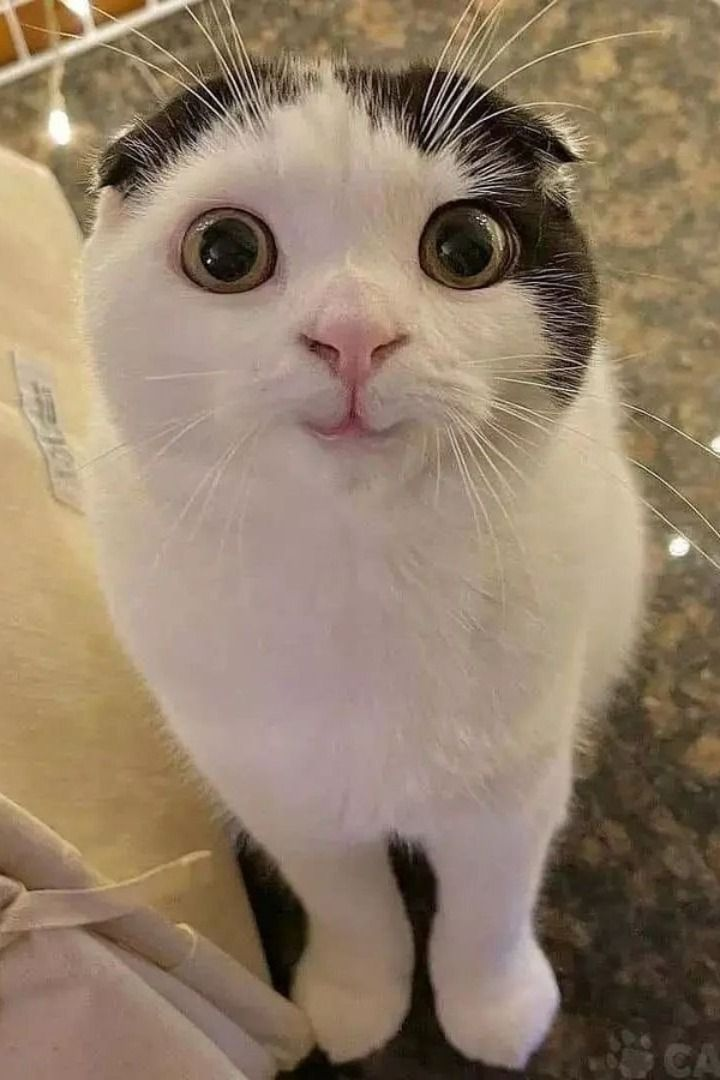
#> input picture Module1/image_cat.jpeg, 720 x 1080 px, given in place of the camera
$ jupyter execute --allow-errors Module1.ipynb
#> lines starting #> are read from the running program, lines starting #| are printed output that depends on the picture; after the words box and inside, x2 and y2 are one past the last pixel; in counts of white or black regions, pixels touching at a corner belong together
[cell 1]
import cv2 as cv
import numpy as np
import matplotlib.pyplot as plt

[cell 2]
img_path = 'photo.jpg'
img = cv.imread(img_path)

[cell 3]
cv.imshow('Image', img)

[cell 4]
def show(img, title="Image"):
    img_rgb = cv.cvtColor(img, cv.COLOR_BGR2RGB) #Matplotlib uses RGB format
    plt.imshow(img_rgb)
    plt.title(title)
    plt.axis("off")

#> (a cell that did not finish here is left out)

[cell 6]
gray = cv.imread("photo.jpg", cv.IMREAD_GRAYSCALE)
#> (the rest of this cell did not finish here and is left out)

[cell 7]
cv.imwrite('output.jpg', gray)
#> Out = True

[cell 8]
print(img)
#| None

[cell 9]
cap = cv.VideoCapture(0)  # 0 = default webcam

while True:
    ret, frame = cap.read()
#> frame is the input picture: shape (1080, 720, 3); mean B, G, R 105.5, 126.8, 146.5
    if not ret:
        break

    cv.imshow("Webcam", frame)

    if cv.waitKey(1) & 0xFF == ord('q'):
#> (key q is pressed here)
        break

cap.release()
cv.destroyAllWindows()

[cell 10]
fourcc = cv.VideoWriter_fourcc(*'XVID')
out = cv.VideoWriter(
    'output.avi',
    fourcc,
    20.0,
    (640, 480)
)

cap = cv.VideoCapture(0)

while True:
    ret, frame = cap.read()
    if not ret:
        break

    out.write(frame)
    cv.imshow("Recording", frame)

    if cv.waitKey(1) & 0xFF == ord('q'):
#> (key q is pressed here)
        break

cap.release()
out.release()
cv.destroyAllWindows()

[cell 11]
img1 = cv.imread("photo.jpg")
img2 = cv.imread("photo1.jpg")

#> (the rest of this cell did not finish here and is left out)

[cell 12]
sub = cv.subtract(img1, img2)
#> (the rest of this cell did not finish here and is left out)


[cell 13]
#blend = cv2.addWeighted(img1, 0.7, img2, 0.3, 0)
#show(blend, "Blended Image")

[cell 14]
and_img = cv.bitwise_and(img1, img2)
#> (the rest of this cell did not finish here and is left out)


[cell 15]
or_img = cv.bitwise_or(img1, img2)
#> (the rest of this cell did not finish here and is left out)


[cell 16]
xor_img = cv.bitwise_xor(img1, img2)
#> (the rest of this cell did not finish here and is left out)


[cell 17]
not_img = cv.bitwise_not(img)
#> (the rest of this cell did not finish here and is left out)

[cell 18]
canvas1 = np.zeros((300, 300), dtype="uint8")
canvas2 = np.zeros((300, 300), dtype="uint8")

cv.rectangle(canvas1, (50, 50), (250, 250), 255, -1)
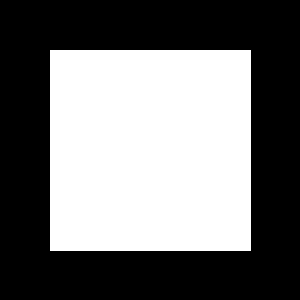
#> canvas1: shape (300, 300); 44.9% white; 1 white region, box (x1, y1, x2, y2) and area: (50, 50, 251, 251) 40401
cv.circle(canvas2, (150, 150), 100, 255, -1)
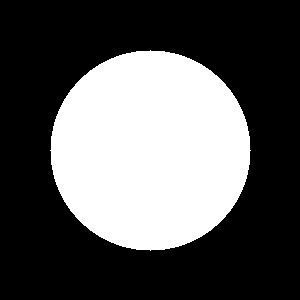
#> canvas2: shape (300, 300); 34.9% white; 1 white region, box (x1, y1, x2, y2) and area: (50, 50, 251, 251) 31417

and_img = cv.bitwise_and(canvas1, canvas2)
or_img  = cv.bitwise_or(canvas1, canvas2)
xor_img = cv.bitwise_xor(canvas1, canvas2)
not_img = cv.bitwise_not(canvas1)

plt.figure(figsize=(10,8))

plt.subplot(2,3,1); plt.imshow(canvas1, cmap='gray'); plt.title("Rectangle")
plt.subplot(2,3,2); plt.imshow(canvas2, cmap='gray'); plt.title("Circle")
plt.subplot(2,3,3); plt.imshow(and_img, cmap='gray'); plt.title("AND")
plt.subplot(2,3,4); plt.imshow(or_img, cmap='gray'); plt.title("OR")
plt.subplot(2,3,5); plt.imshow(xor_img, cmap='gray'); plt.title("XOR")
plt.subplot(2,3,6); plt.imshow(not_img, cmap='gray'); plt.title("NOT")

plt.axis("off")
plt.show()
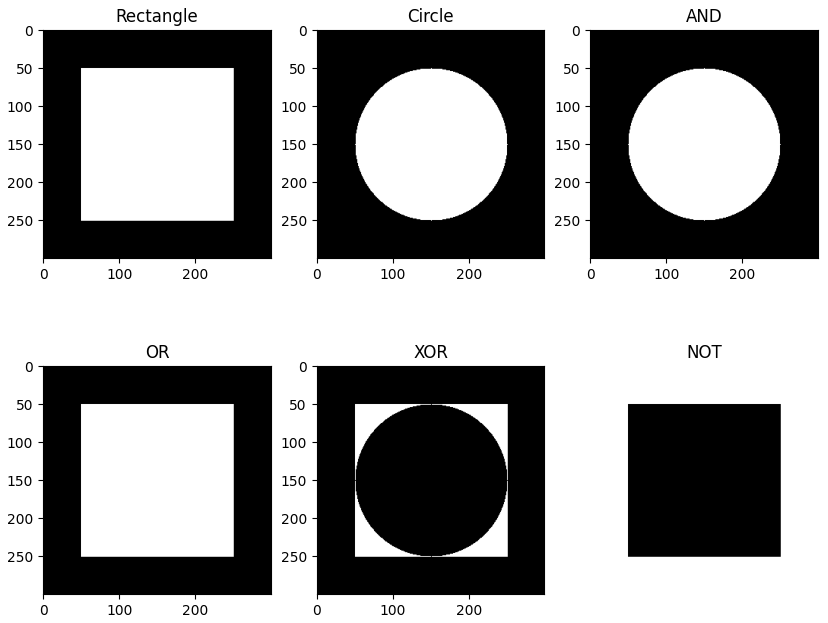
#> figure drawn by matplotlib, 6 panels

[cell 19]
canvas = np.zeros((500, 500, 3), dtype=np.uint8)

[cell 20]
cv.line(canvas, (50, 50), (450, 50), (255, 0, 0), 3)

[cell 21]
cv.rectangle(canvas, (100, 100), (400, 300), (0, 255, 0), 2)
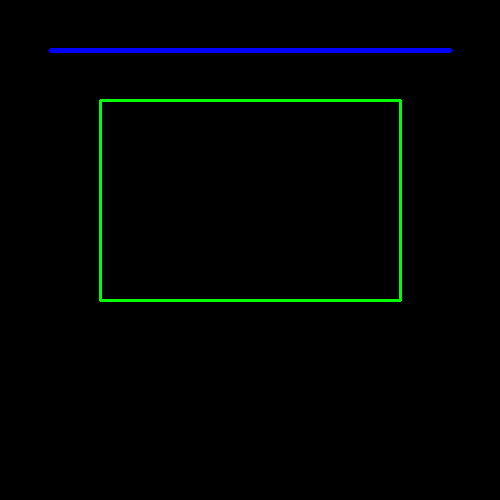
#> canvas: shape (500, 500, 3); mean of channels 0, 1, 2 2.1, 3.1, 0; drawn as B, G, R

[cell 22]
cv.circle(canvas, (250, 250), 60, (0, 0, 255), -1)

[cell 23]
cv.putText(
    canvas,
    "OpenCV",
    (150, 450),
    cv.FONT_HERSHEY_SIMPLEX,
    1,
    (255, 255, 255),
    2
)
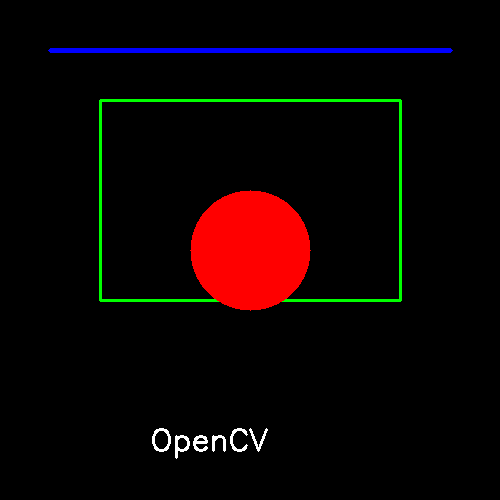
#> canvas: shape (500, 500, 3); mean of channels 0, 1, 2 2.9, 3.7, 12.4; drawn as B, G, R

[cell 24]
show(canvas, "Drawing Shapes")
